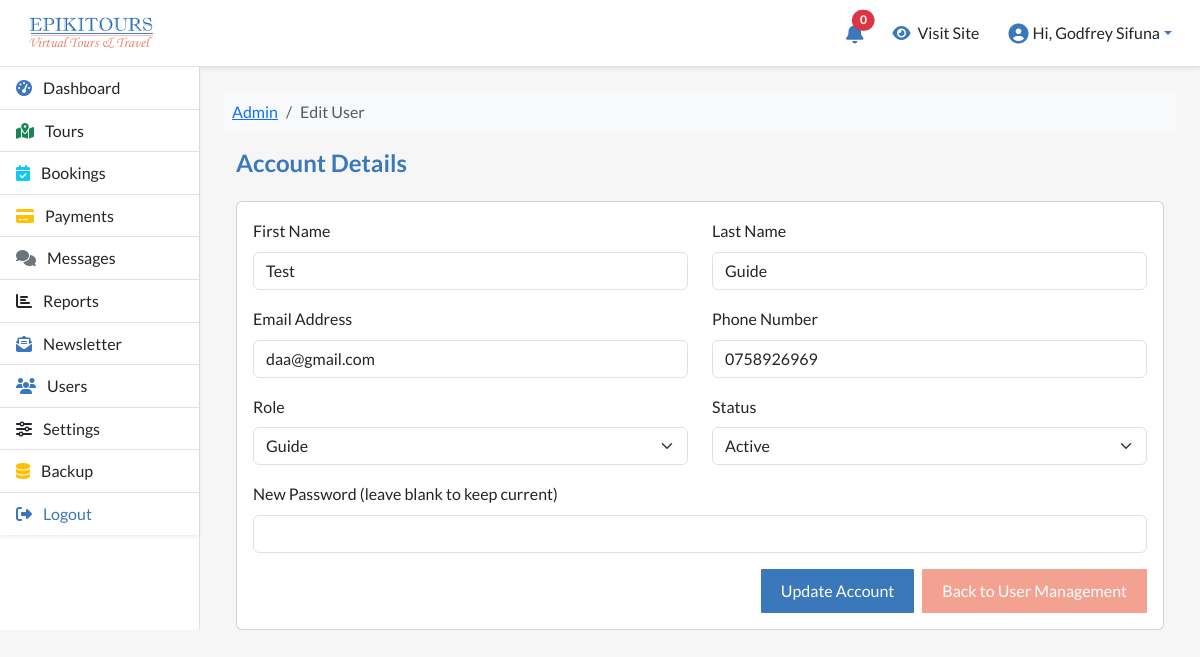
Page /manage/users/edit-user.php?id=24 (signed in) on the committed database.
### tables this page shows
CREATE TABLE `epi_users` (
  `id` bigint NOT NULL,
  `first_name` varchar(100) NOT NULL,
  `last_name` varchar(100) NOT NULL,
  `email` varchar(150) NOT NULL,
  `password` varchar(255) NOT NULL,
  `phone` varchar(30) DEFAULT NULL,
  `user_role` enum('admin','guide','visitor') NOT NULL DEFAULT 'visitor',
  `profile_picture` varchar(255) DEFAULT NULL,
  `email_verified` tinyint(1) DEFAULT '0',
  `verification_token` varchar(255) DEFAULT NULL,
  `status` enum('dormant','active') NOT NULL DEFAULT 'active',
  `password_reset_token` varchar(255) DEFAULT NULL,
  `password_reset_expires` datetime DEFAULT NULL,
  `last_login` timestamp NULL DEFAULT NULL,
  `created_at` timestamp NOT NULL DEFAULT CURRENT_TIMESTAMP,
  `updated_at` timestamp NOT NULL DEFAULT CURRENT_TIMESTAMP ON UPDATE CURRENT_TIMESTAMP
);

### manage/users/edit-user.php (the view, shortened to what this page needs)
<?php
require_once __DIR__ . '/../../config/database.php';
function getEnumValues($pdo, $table, $column) {
    $stmt = $pdo->prepare("
        SELECT COLUMN_TYPE
        FROM INFORMATION_SCHEMA.COLUMNS
        WHERE TABLE_SCHEMA = DATABASE()
        AND TABLE_NAME = :table
        AND COLUMN_NAME = :column
    ");
    $stmt->execute([
        ':table' => $table,
        ':column' => $column
    ]);
    $row = $stmt->fetch(PDO::FETCH_ASSOC);
    if ($row) {
        preg_match("/^enum\((.*)\)$/", $row['COLUMN_TYPE'], $matches);
        return str_getcsv($matches[1], ",", "'");
    }
    return [];
}
$roleOptions = getEnumValues($pdo, 'epi_users', 'user_role');
$statusOptions = getEnumValues($pdo, 'epi_users', 'status');
$userId = (int) $_GET['id'];
$stmt = $pdo->prepare("SELECT * FROM epi_users WHERE id = :id LIMIT 1");
$stmt->execute([':id' => $userId]);
$user = $stmt->fetch(PDO::FETCH_ASSOC);
?>
<nav aria-label="breadcrumb">
    <ol class="breadcrumb bg-light p-2 rounded mb-3">
        <li class="breadcrumb-item"><a href="<?= BASE_URL ?>dashboard">Admin</a></li>
        <li class="breadcrumb-item active" aria-current="page">Edit User</li>
    </ol>
</nav>
<div class="d-flex">
    <div class="container-fluid">
        <h4 class="mb-0">Account Details</h4>
        <div class="card mt-4">
            <div class="card-body">
                <form method="POST">
                    <div class="row mb-3">
                        <div class="col-md-6">
                            <label class="form-label">First Name</label>
                            <input type="text" name="first_name" class="form-control" value="<?= htmlspecialchars($user['first_name']); ?>" readonly>
                        </div>
                        <div class="col-md-6">
                            <label class="form-label">Last Name</label>
                            <input type="text" name="last_name" class="form-control" value="<?= htmlspecialchars($user['last_name']); ?>" readonly>
                        </div>
                    </div>
                    <div class="row mb-3">
                        <div class="col-md-6">
                            <label class="form-label">Email Address</label>
                            <input type="email" name="email" class="form-control" value="<?= htmlspecialchars($user['email']); ?>">
                        </div>
                        <div class="col-md-6">
                            <label class="form-label">Phone Number</label>
                            <input type="text" name="phone" class="form-control" value="<?= htmlspecialchars($user['phone']); ?>">
                        </div>
                    </div>
                    <div class="row mb-3">
                        <div class="col-md-6">
                            <label class="form-label">Role</label>
                            <select name="user_role" class="form-select">
                                <?php foreach ($roleOptions as $role): ?>
                                    <option value="<?= htmlspecialchars($role) ?>"
                                        <?= $role === $user['user_role'] ? 'selected' : '' ?>>
                                        <?= ucfirst($role) ?>
                                    </option>
                                <?php endforeach; ?>
                            </select>
                        </div>
                        <div class="col-md-6">
                            <label class="form-label">Status</label>
                            <select name="status" class="form-select">
                                <?php foreach ($statusOptions as $status): ?>
                                    <option value="<?= htmlspecialchars($status) ?>"
                                        <?= $status === $user['status'] ? 'selected' : '' ?>>
                                        <?= ucfirst($status) ?>
                                    </option>
                                <?php endforeach; ?>
                            </select>
                        </div>
                    </div>
                    <div class="mb-3">
                        <label class="form-label">New Password (leave blank to keep current)</label>
                        <input type="password" name="new_password" class="form-control" value="" autocomplete="off">
                    </div>
                    <div class="d-flex justify-content-end gap-2">
                        <button type="submit" class="btn btn-primary">Update Account</button>
                        <a href="index.php" class="btn btn-secondary text-decoration-none">Back to User Management</a>
                    </div>
                </form>
            </div>
        </div>
    </div>
</div>
<?php
include BASE_PATH . 'layouts/admin-layout.php';
?>

### manage/css/custom.css (style rules this page uses)
:root { --primary-color: #3a78bb; --secondary-color: #f3a292; --tertiary-color: #E0F7FA; --white-color: #ffffff; --black-color: #000000; --pale-grey: #f6f6f6; --dark-grey: #333333; }
body { font-family: 'lato', sans-serif; background-color: var(--pale-grey); color: var(--black-color); margin: 0; padding: 0; line-height: 1.6; }
.btn-primary { background-color: var(--primary-color); color: var(--white-color); border: none; padding: 10px 20px; border-radius: 1px; transition: background-color 0.3s ease; }
.btn-secondary { background-color: var(--secondary-color); color: var(--white-color); border: none; padding: 10px 20px; border-radius: 1px; transition: background-color 0.3s ease; }
html { scroll-behavior: smooth; }
h4 { font-weight: 600; color: var(--primary-color); }
.bg-light { transition: box-shadow 0.3s ease-in-out; }
.card { transition: transform 0.4s ease-in-out, box-shadow 0.3s ease-in-out; }
.btn-primary { background-color: var(--primary-color); border-color: var(--primary-color); transition: background-color 0.3s ease-in-out, transform 0.2s ease; }

### rows in the picture
epi_users: first_name "Test", last_name "Guide", email "daa@gmail.com", phone "0758926969", user_role "Guide", status "Active"

### other values in the picture
$unreadCount "0"
$_SESSION['user_name'] "Godfrey Sifuna"
